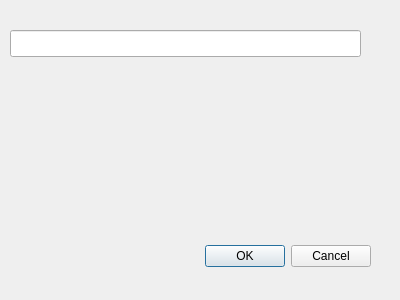
<?xml version="1.0" encoding="UTF-8"?>
<ui version="4.0">
 <class>Dialog</class>
 <widget class="QDialog" name="Dialog">
  <property name="geometry">
   <rect>
    <x>0</x>
    <y>0</y>
    <width>400</width>
    <height>300</height>
   </rect>
  </property>
  <property name="windowTitle">
   <string>Dialog</string>
  </property>
  <widget class="QDialogButtonBox" name="buttonBox">
   <property name="geometry">
    <rect>
     <x>30</x>
     <y>240</y>
     <width>341</width>
     <height>32</height>
    </rect>
   </property>
   <property name="orientation">
    <enum>Qt::Horizontal</enum>
   </property>
   <property name="standardButtons">
    <set>QDialogButtonBox::Cancel|QDialogButtonBox::Ok</set>
   </property>
  </widget>
  <widget class="QLineEdit" name="lineEdit">
   <property name="geometry">
    <rect>
     <x>10</x>
     <y>30</y>
     <width>351</width>
     <height>27</height>
    </rect>
   </property>
  </widget>
 </widget>
 <resources/>
 <connections>
  <connection>
   <sender>buttonBox</sender>
   <signal>accepted()</signal>
   <receiver>Dialog</receiver>
   <slot>accept()</slot>
   <hints>
    <hint type="sourcelabel">
     <x>248</x>
     <y>254</y>
    </hint>
    <hint type="destinationlabel">
     <x>157</x>
     <y>274</y>
    </hint>
   </hints>
  </connection>
  <connection>
   <sender>buttonBox</sender>
   <signal>rejected()</signal>
   <receiver>Dialog</receiver>
   <slot>reject()</slot>
   <hints>
    <hint type="sourcelabel">
     <x>316</x>
     <y>260</y>
    </hint>
    <hint type="destinationlabel">
     <x>286</x>
     <y>274</y>
    </hint>
   </hints>
  </connection>
 </connections>
</ui>
